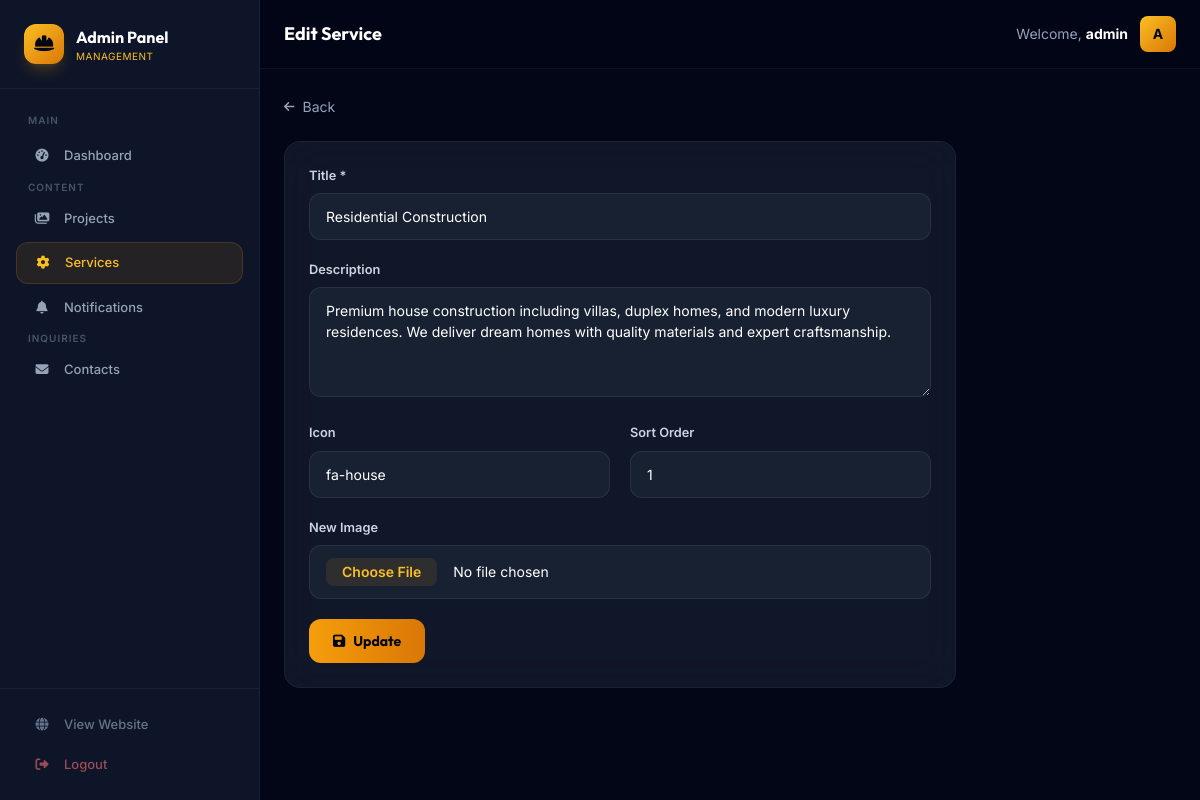
Page /admin/services/edit.php?id=1 (signed in) on the earlier database version.
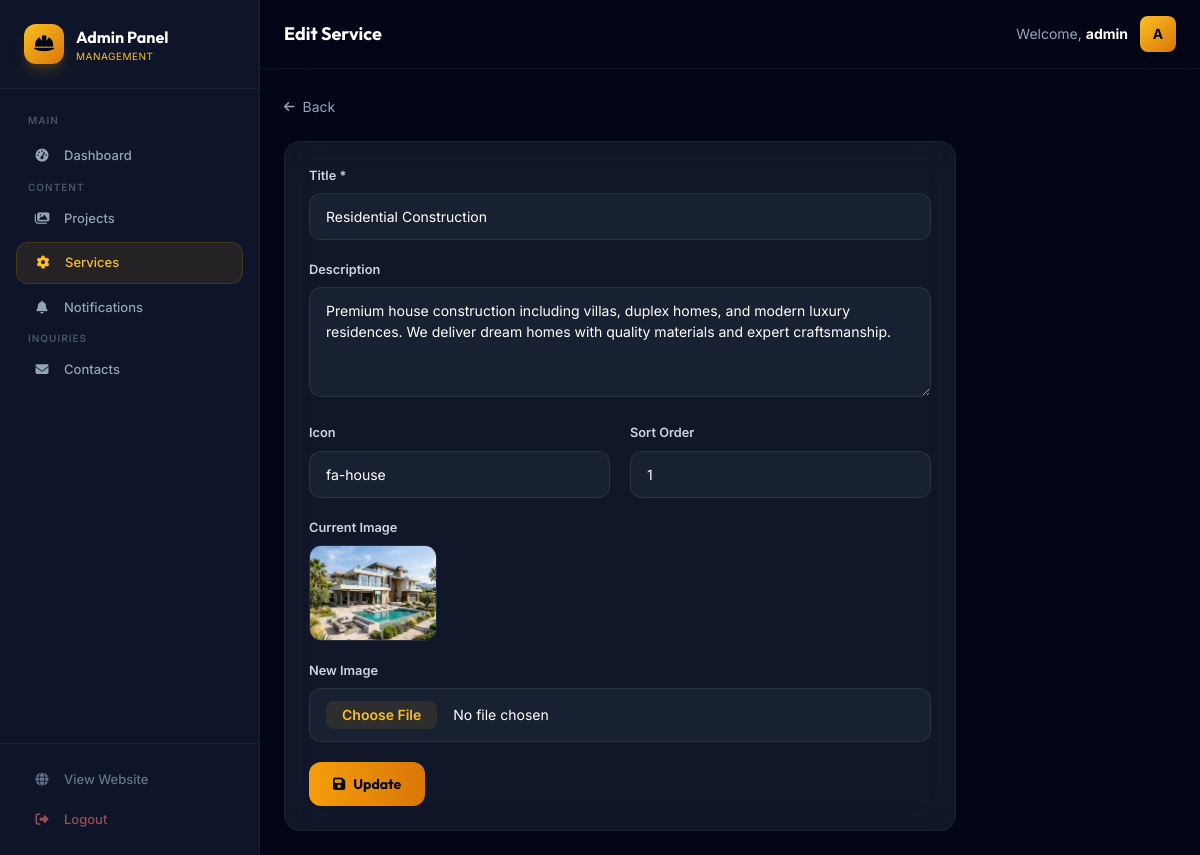
Same page on the later database version.
### tables this page shows
CREATE TABLE IF NOT EXISTS services (
    id INT AUTO_INCREMENT PRIMARY KEY,
    title VARCHAR(255) NOT NULL,
    description TEXT,
    icon VARCHAR(100) DEFAULT 'fa-building',
    image VARCHAR(500) DEFAULT NULL,
    sort_order INT DEFAULT 0,
    created_at TIMESTAMP DEFAULT CURRENT_TIMESTAMP
);

### includes/db.php (called while the page is built, shortened)
<?php
function sanitize($data) {
    return htmlspecialchars(strip_tags(trim($data)), ENT_QUOTES, 'UTF-8');
}
?>

### admin/services/edit.php (the view, shortened to what this page needs)
<?php
require_once __DIR__ . '/../../includes/db.php';
$id = intval($_GET['id'] ?? 0);
$stmt = $pdo->prepare("SELECT * FROM services WHERE id = :id");
$stmt->execute([':id' => $id]);
$service = $stmt->fetch();
include __DIR__ . '/../includes/admin_header.php';
include __DIR__ . '/../includes/admin_sidebar.php';
?>
<a href="<?= SITE_URL ?>/admin/services/" class="inline-flex items-center gap-2 text-dark-400 text-sm hover:text-white mb-6"><i class="fa-solid fa-arrow-left text-xs"></i> Back</a>
<form method="POST" enctype="multipart/form-data">
    <div class="glass-card p-6 space-y-5 max-w-2xl">
        <div><label class="form-label">Title *</label><input type="text" name="title" class="form-input" value="<?= sanitize($service['title']) ?>" required></div>
        <div><label class="form-label">Description</label><textarea name="description" rows="4" class="form-input"><?= sanitize($service['description'] ?? '') ?></textarea></div>
        <div class="grid grid-cols-2 gap-5">
            <div><label class="form-label">Icon</label><input type="text" name="icon" class="form-input" value="<?= sanitize($service['icon']) ?>"></div>
            <div><label class="form-label">Sort Order</label><input type="number" name="sort_order" class="form-input" value="<?= $service['sort_order'] ?>"></div>
        </div>
        <?php if ($service['image']): ?>
        <div><label class="form-label">Current Image</label><img src="<?= UPLOAD_URL ?>services/<?= sanitize($service['image']) ?>" class="w-32 h-24 object-cover rounded-xl border border-white/10"></div>
        <?php endif; ?>
        <div><label class="form-label">New Image</label><input type="file" name="image" accept="image/*" class="form-input file:mr-4 file:py-1 file:px-4 file:rounded-lg file:border-0 file:bg-primary-500/10 file:text-primary-400 file:text-sm file:font-semibold"></div>
        <button type="submit" class="bg-gradient-to-r from-primary-500 to-primary-600 text-dark-950 px-6 py-3 rounded-xl font-heading font-bold text-sm"><i class="fa-solid fa-save mr-2"></i>Update</button>
    </div>
</form>
</main></div></body></html>

Differences in the rows shown:
changed services "Residential Construction": image empty → "residential.png" (drawn); image: picture added
Other differences:
text now shown: "Current Image"
